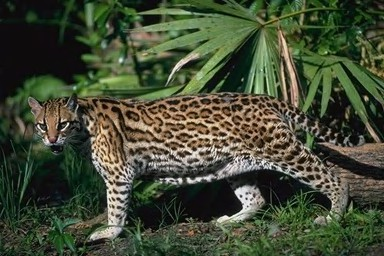
%> input picture L2/kadai6-1.jpg, 384 x 256 px
$ octave kadai6.m   (GNU Octave 9; MATLAB toolbox functions it lacks are replaced by stand-ins)
%> lines starting %> are read from the running program, lines starting %| are printed output that depends on the picture
%似ている画像のペア
I1=imread('kadai6-1.jpg');
%> I1 is the input picture: size 256x384x3 uint8; mean R, G, B 67.8, 75.6, 53.9
I2=imread('kadai6-2.jpg');
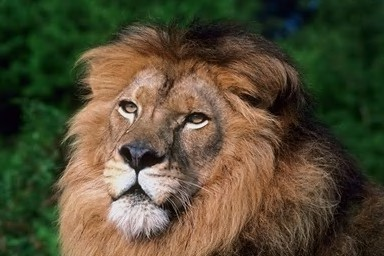
%> input picture L2/kadai6-2.jpg, 384 x 256 px
%> I2 is the input picture: size 256x384x3 uint8; mean R, G, B 83.6, 76.7, 53.3
%全く似ていない画像のペア用の画像
I3=imread('kadai6-4.jpg');
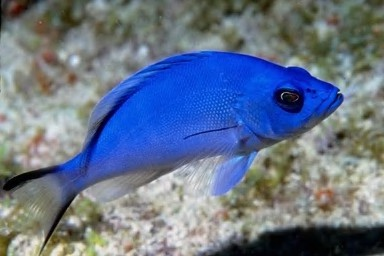
%> input picture L2/kadai6-4.jpg, 384 x 256 px
%> I3 is the input picture: size 256x384x3 uint8; mean R, G, B 102.8, 116.2, 138


%画像I1のR,G,B
RI1=I1(:,:,1);
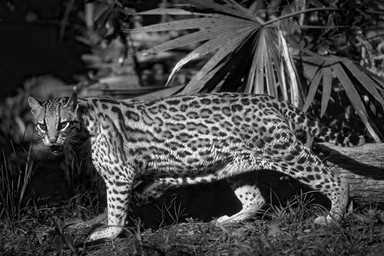
%> RI1: size 256x384 uint8; min 0, max 255, mean 67.8
GI1=I1(:,:,2);
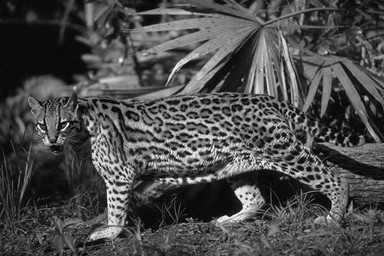
%> GI1: size 256x384 uint8; min 0, max 254, mean 75.6
BI1=I1(:,:,3);
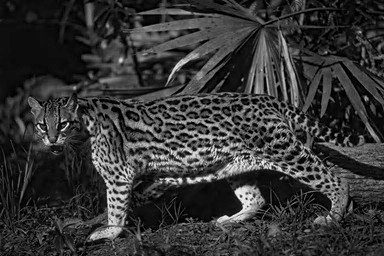
%> BI1: size 256x384 uint8; min 0, max 251, mean 53.9

%画像I2のR.G.B
RI2=I1(:,:,1);
GI2=I1(:,:,2);
BI2=I1(:,:,3);

%画像I3のR.G.B
RI3=I1(:,:,1);
GI3=I1(:,:,2);
BI3=I1(:,:,3);

%それぞれの画像のRGBを64色に減色
X64img1=floor(double(RI1)/64) *4*4 + floor(double(GI1)/64) *4 + floor(double(BI1)/64);
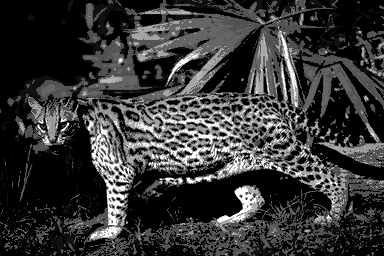
%> X64img1: size 256x384 double; min 0, max 63, mean 13.5; drawn with min black and max white
X64img2=floor(double(RI2)/64) *4*4 + floor(double(GI2)/64) *4 + floor(double(BI2)/64);
X64img3=floor(double(RI3)/64) *4*4 + floor(double(GI3)/64) *4 + floor(double(BI3)/64);

subplot(131),histogram(X64img1);
subplot(132),histogram(X64img2);
subplot(133),histogram(X64img3);
%> after `histogram(X64img3)`:
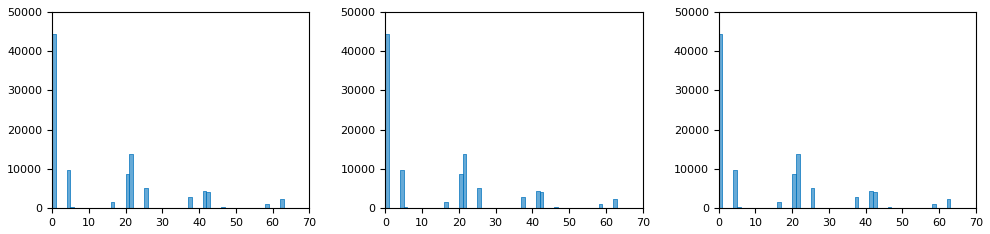
%> figure redrawn from the program's plot data, 3 panels; panel 1: tallest bar 44419 high, from x = 0 to 1; panel 2: tallest bar 44419 high, from x = 0 to 1; panel 3: tallest bar 44419 high, from x = 0 to 1

X64img1_reshape=reshape(X64img1,1,numel(X64img1));
X64img2_reshape=reshape(X64img2,1,numel(X64img2));
X64img3_reshape=reshape(X64img3,1,numel(X64img3));

%ヒストグラムの作成
h1=histc(X64img1_reshape, [0:63]);
%> h1 = 64 values, max 44419 at index 1, min 0 at index 3, mean 1536
h2=histc(X64img2_reshape, [0:63]);
%> h2 has the same summary as h1
h3=histc(X64img3_reshape, [0:63]);
%> h3 has the same summary as h1

%要素の合計が1になるように正規化する.
h1=h1/sum(h1);
%> h1 = 64 values, max 0.452 at index 1, min 0 at index 3, mean 0.0156
h2=h2/sum(h2);
%> h2 has the same summary as h1
h3=h3/sum(h3);
%> h3 has the same summary as h1

%似ている画像のペアの類似度の計算
test1=sum( min(h1,h2) )
%> test1 = 1

%全く異なる画像のペアの類似度の計算
test2=sum( min(h1,h3) )
%> test2 = 1

%実行例

%test1 =

%


%test2 =

%    1.0000
